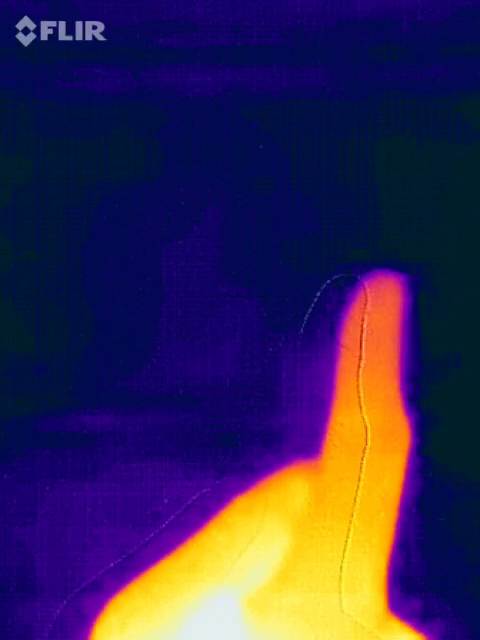
#> input picture frame 12 of Thermal_Imaging/training/FLIR0002-1.mov, 480 x 640 px, given in place of a1.mp4, which was not available
$ python classification.py
#> lines starting #> are read from the running program, lines starting #| are printed output that depends on the picture; after the words box and inside, x2 and y2 are one past the last pixel; in counts of white or black regions, pixels touching at a corner belong together; pictures that were not available may be replaced by others from this repository, and a replacement may not be noted
#!/usr/bin/env python

import cv2, math
import numpy as np
from matplotlib import pyplot as plt

MEDIAN_FILTER_DIM = 5  # dimension of the median filter
RECENT_FRAMES = 10     # number of frames to look back by

def distance(p0, p1):
    return math.sqrt((p0[0] - p1[0])**2 + (p0[1] - p1[1])**2)

def main():
   video = cv2.VideoCapture("a1.mp4")

   i = 0

   handFrames = []
   while video.isOpened():
      ret, frame = video.read()
#> frame is the input picture: shape (640, 480, 3); mean B, G, R 82.8, 40.6, 55.2

      if not ret:
         break

      # convert to greyscale
      gray = cv2.cvtColor(frame, cv2.COLOR_BGR2GRAY)
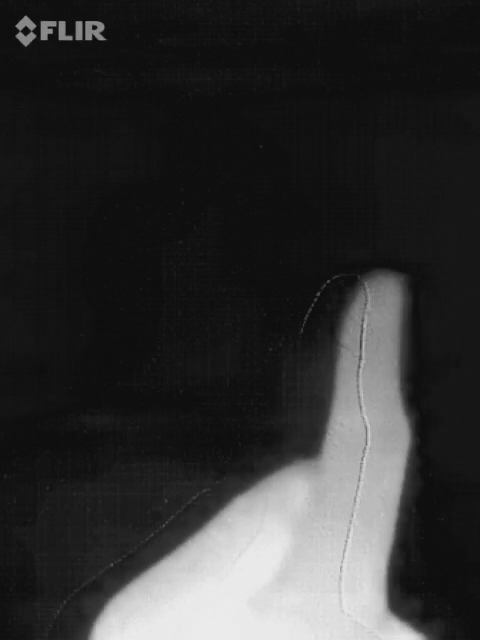
#> gray: shape (640, 480); min 6, max 236, mean 49.8

      print('{} {}'.format(i, ret))
#| 0 True
      i += 1

      # apply median filter
      med = cv2.medianBlur(gray, MEDIAN_FILTER_DIM)

      # apply otsu's thresholding to get binary image of hand pixels
      ret, otsu = cv2.threshold(med, 0, 255,
                                cv2.THRESH_BINARY + cv2.THRESH_OTSU)
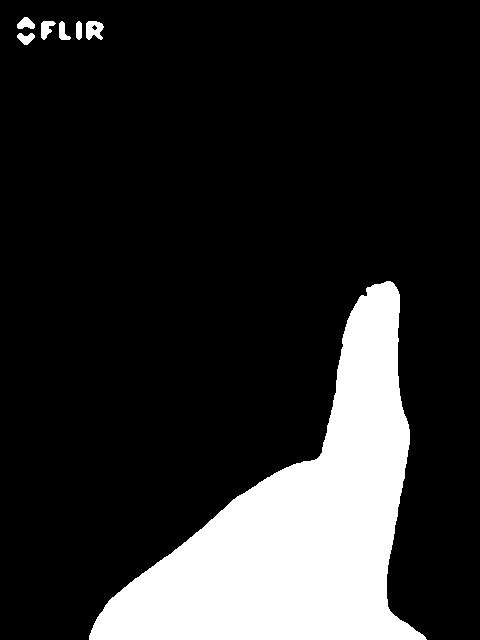
#> otsu: shape (640, 480); 16.8% white; 7 white regions, largest, box (x1, y1, x2, y2) and area: (89, 281, 427, 640) 50740, (86, 21, 104, 40) 250, (41, 21, 56, 40) 171
#> ret = 106
      otsu = np.array(otsu == 255, dtype=int)
      handFrames.append(otsu)

      # reduce search space of heat trace to be where the hand has
      # recently traveled
      start = i-RECENT_FRAMES if i-RECENT_FRAMES >= 0 else 0
      recent = np.logical_or.reduce(handFrames[start:])
      recent = np.array(recent, dtype=int)

      # format search space so it works with OpenCV functions
      searchSpace = np.subtract(recent, otsu)
#> searchSpace: shape (640, 480) int64; every value is 0
      searchSpace[searchSpace == 1] = 255
      searchSpace = np.array(searchSpace, dtype=np.uint8)
#> searchSpace: shape (640, 480); every value is 0

      if i == 30:
         searchImg = cv2.bitwise_and(med,med, mask=searchSpace)
         plt.imshow(searchImg, cmap='gray')
         plt.show()
         #cv2.startWindowThread()
         #cv2.namedWindow("preview")
         #cv2.imshow(searchImg)

   video.release()

if __name__ == "__main__":
   main()

$ run again, starting later in the video
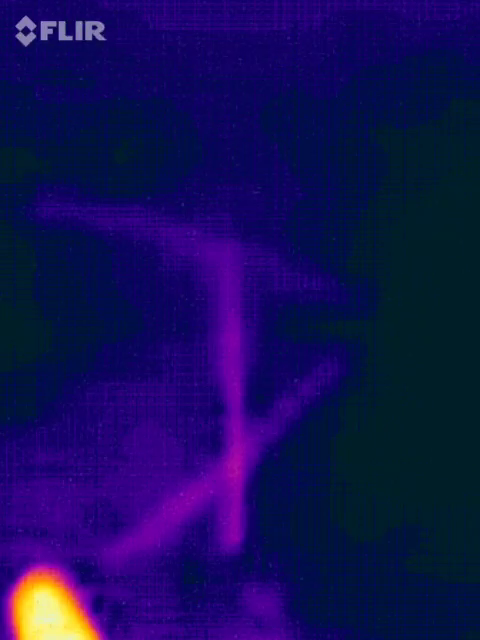
#> input picture frame 58 of Thermal_Imaging/training/FLIR0002-1.mov, 480 x 640 px, given in place of a1.mp4, which was not available
#> in main, frame is the input picture: shape (640, 480, 3); mean B, G, R 87.3, 14.2, 21.6
#> in main, `gray = cv2.cvtColor(frame, cv2.COLOR_BGR2GRAY)`:
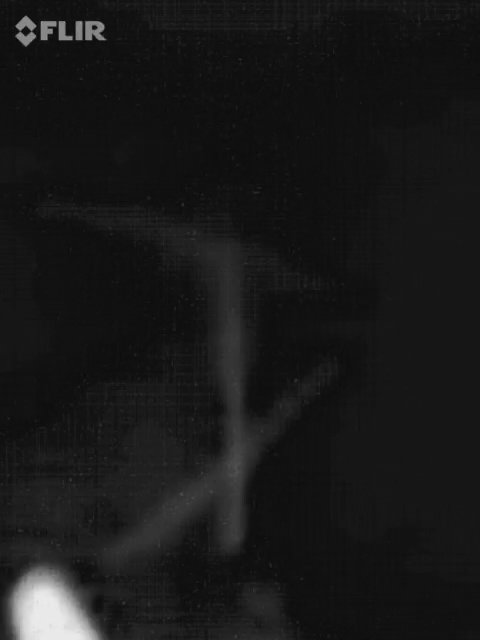
#> gray: shape (640, 480); min 8, max 239, mean 24.7
#| 0 True
#> in main, `ret, otsu = cv2.threshold(med, 0, 255, cv2.THRESH_BINARY + cv2.THRESH_..`:
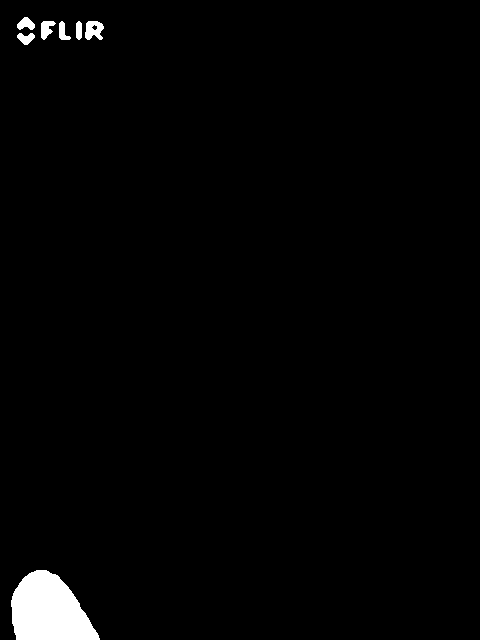
#> otsu: shape (640, 480); 1.7% white; 7 white regions, largest, box (x1, y1, x2, y2) and area: (11, 570, 100, 640) 4412, (85, 21, 104, 40) 261, (41, 21, 56, 40) 177
#> ret = 102

$ run again, starting later in the video
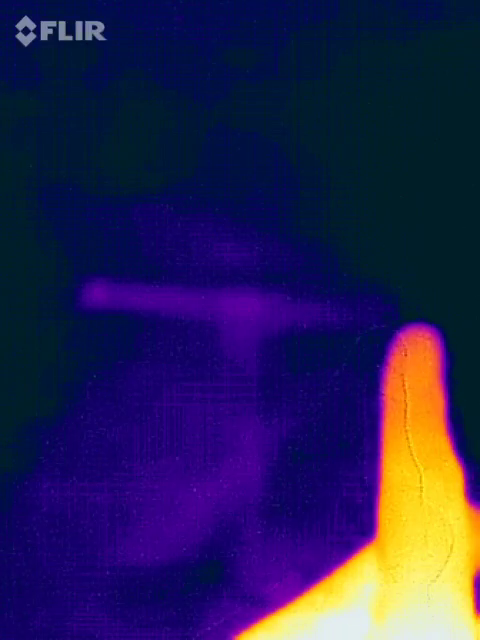
#> input picture frame 103 of Thermal_Imaging/training/FLIR0002-1.mov, 480 x 640 px, given in place of a1.mp4, which was not available
#> in main, frame is the input picture: shape (640, 480, 3); mean B, G, R 82.4, 32.7, 40.1
#> in main, `gray = cv2.cvtColor(frame, cv2.COLOR_BGR2GRAY)`:
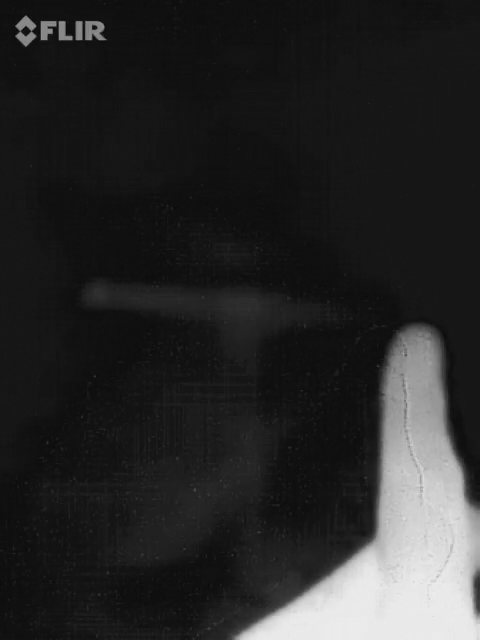
#> gray: shape (640, 480); min 7, max 237, mean 40.5
#| 0 True
#> in main, `ret, otsu = cv2.threshold(med, 0, 255, cv2.THRESH_BINARY + cv2.THRESH_..`:
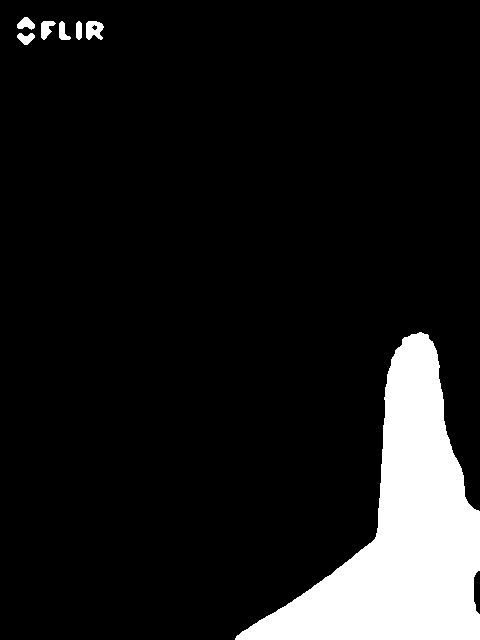
#> otsu: shape (640, 480); 10.5% white; 7 white regions, largest, box (x1, y1, x2, y2) and area: (235, 332, 480, 640) 31444, (86, 21, 104, 40) 249, (41, 21, 56, 40) 172
#> ret = 110
